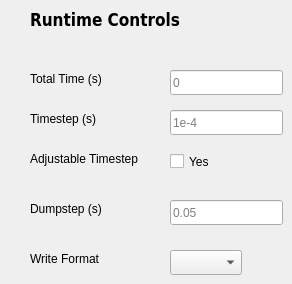
      <widget class="QWidget" name="page_8">
       <widget class="QLabel" name="label_24">
        <property name="geometry">
         <rect>
          <x>30</x>
          <y>10</y>
          <width>171</width>
          <height>16</height>
         </rect>
        </property>
        <property name="font">
         <font>
          <family>DejaVu Sans Condensed</family>
          <pointsize>13</pointsize>
          <weight>75</weight>
          <bold>true</bold>
         </font>
        </property>
        <property name="text">
         <string>Runtime Controls</string>
        </property>
        <property name="textFormat">
         <enum>Qt::RichText</enum>
        </property>
       </widget>
       <widget class="QLabel" name="label_119">
        <property name="geometry">
         <rect>
          <x>30</x>
          <y>70</y>
          <width>91</width>
          <height>17</height>
         </rect>
        </property>
        <property name="text">
         <string>Total Time (s)</string>
        </property>
       </widget>
       <widget class="QLabel" name="label_120">
        <property name="geometry">
         <rect>
          <x>30</x>
          <y>110</y>
          <width>91</width>
          <height>17</height>
         </rect>
        </property>
        <property name="text">
         <string>Timestep (s)</string>
        </property>
       </widget>
       <widget class="QLabel" name="label_121">
        <property name="geometry">
         <rect>
          <x>30</x>
          <y>150</y>
          <width>131</width>
          <height>17</height>
         </rect>
        </property>
        <property name="text">
         <string>Adjustable Timestep</string>
        </property>
       </widget>
       <widget class="QLabel" name="label_122">
        <property name="geometry">
         <rect>
          <x>30</x>
          <y>200</y>
          <width>91</width>
          <height>17</height>
         </rect>
        </property>
        <property name="text">
         <string>Dumpstep (s)</string>
        </property>
       </widget>
       <widget class="QLabel" name="label_123">
        <property name="geometry">
         <rect>
          <x>30</x>
          <y>250</y>
          <width>91</width>
          <height>17</height>
         </rect>
        </property>
        <property name="text">
         <string>Write Format</string>
        </property>
       </widget>
       <widget class="QLineEdit" name="line_totaltime">
        <property name="geometry">
         <rect>
          <x>170</x>
          <y>70</y>
          <width>113</width>
          <height>25</height>
         </rect>
        </property>
        <property name="placeholderText">
         <string>0</string>
        </property>
       </widget>
       <widget class="QLineEdit" name="line_timestep">
        <property name="geometry">
         <rect>
          <x>170</x>
          <y>110</y>
          <width>113</width>
          <height>25</height>
         </rect>
        </property>
        <property name="text">
         <string/>
        </property>
        <property name="placeholderText">
         <string>1e-4</string>
        </property>
       </widget>
       <widget class="QLineEdit" name="line_dumpstep">
        <property name="geometry">
         <rect>
          <x>170</x>
          <y>200</y>
          <width>113</width>
          <height>25</height>
         </rect>
        </property>
        <property name="inputMask">
         <string/>
        </property>
        <property name="text">
         <string/>
        </property>
        <property name="placeholderText">
         <string>0.05</string>
        </property>
       </widget>
       <widget class="QCheckBox" name="chk_timestep">
        <property name="geometry">
         <rect>
          <x>170</x>
          <y>150</y>
          <width>82</width>
          <height>23</height>
         </rect>
        </property>
        <property name="text">
         <string>Yes</string>
        </property>
       </widget>
       <widget class="QComboBox" name="combo_writeformat">
        <property name="geometry">
         <rect>
          <x>170</x>
          <y>250</y>
          <width>72</width>
          <height>25</height>
         </rect>
        </property>
       </widget>
      </widget>
